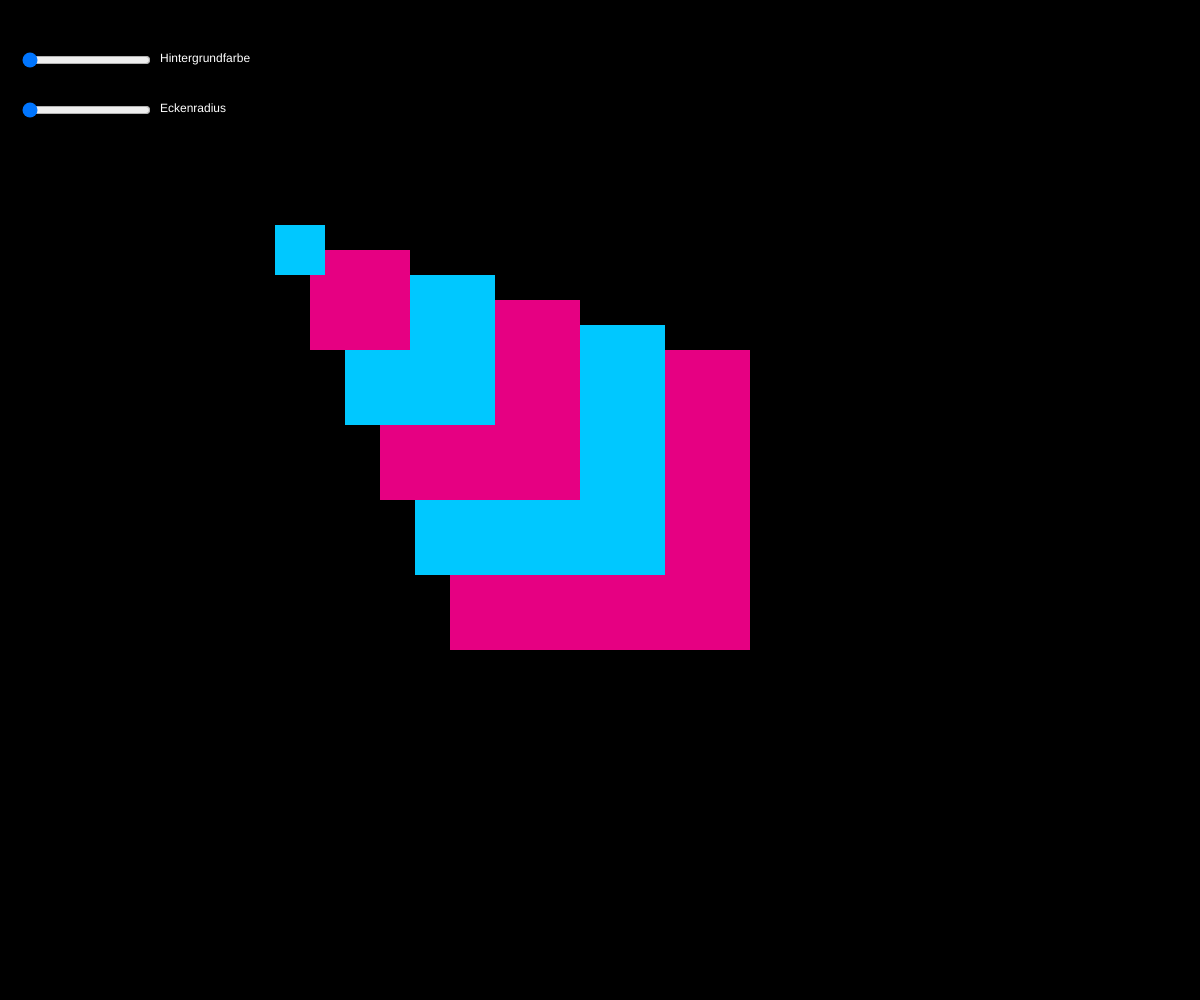
Frame 1 (no input)
Frame 60 (no input): identical to frame 1, image omitted
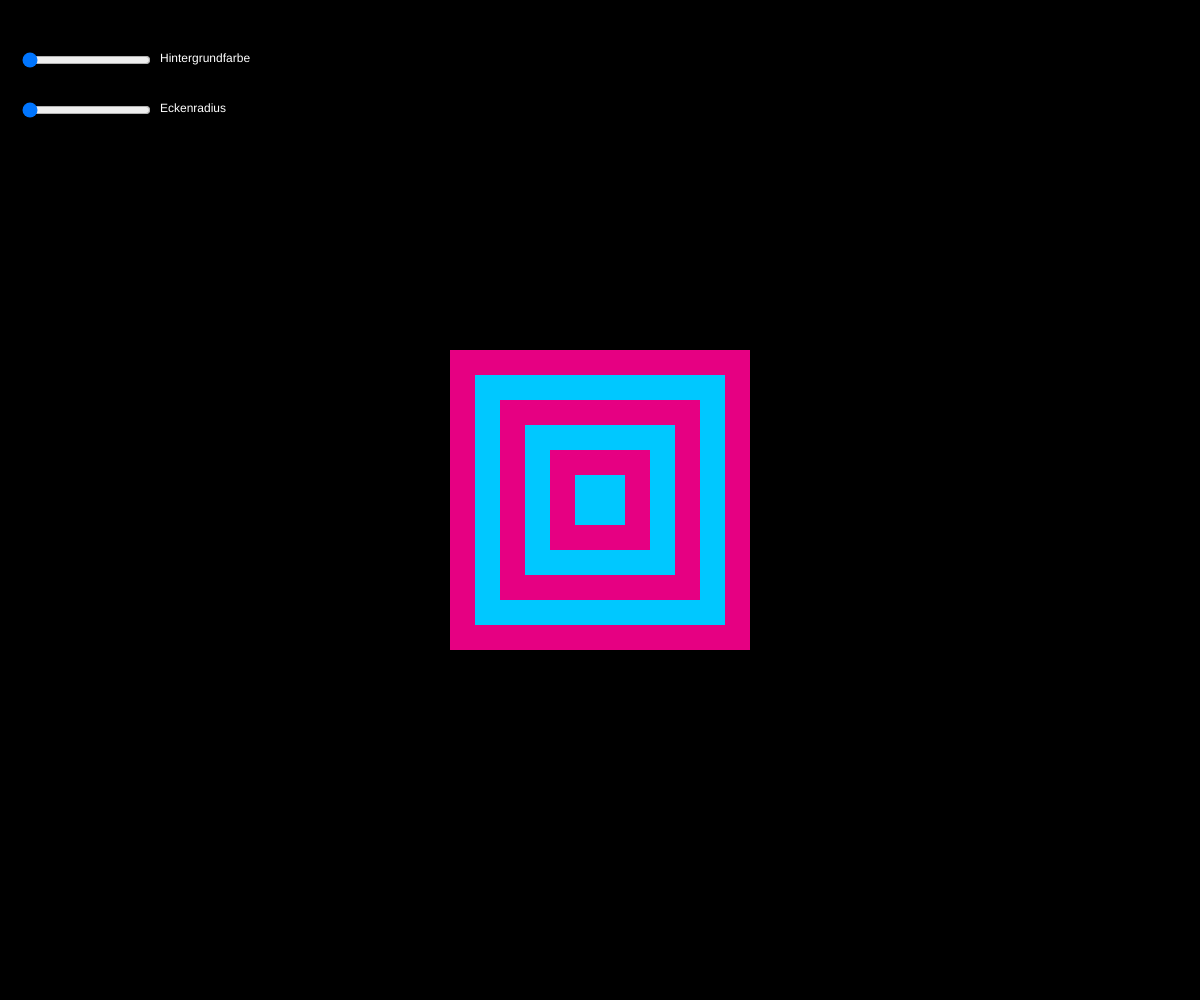
Frame 120 (the mouse pressed at the canvas centre since frame 60)

The p5.js sketch that drew these frames (run headless with seeded random() and noise() and a simulated clock; from frame 60 on, the mouse is pressed at the canvas centre):

// p5.js sketch
// ── sketch.js
//Slider für Hintergrundfarbe
let sliderFarbe;

//Slider für Eckenradius
let sliderEcken;


function setup() {
  createCanvas(windowWidth, windowHeight);
  rectMode(CENTER);
  noStroke();

  //Slider mit Bereich und Startwert
  sliderFarbe = createSlider(0, 100, 0);
  sliderFarbe.position(20, 50);

  sliderEcken = createSlider(0, 15, 0);
  sliderEcken.position(20, 100);

}

function draw() {

  //Aktuelle Werte der Slider lesen
  let farbe = sliderFarbe.value();
  let radius = sliderEcken.value();

  //Hintergrundfarbe von Schwarz zu Weiss mappen
  let grau = map(farbe, 0, 100, 0, 255);
  background(grau);

  //Abstand der Maus zur Mitte
  let abstandX = (mouseX - width / 2) / 10;
  let abstandY = (mouseY - height / 2) / 10;

  //Farben der Formen definieren
  let blau = color(0, 200, 255);
  let pink = color(230, 0, 130);


  //Formen in wechselnder Farbe gelistet

    for(let i = 0; i < 6; i++){
     if(i%2 ==0){
      fill(pink)
     }else{
      fill(blau);
     }
      rect(width / 2 + abstandX * i, height / 2 + abstandY * i, 300 - i*50, 300 - i*50, radius)

     /* fill(pink);
      rect(width / 2 + abstandX * i, height / 2 + abstandY * i, 300 - i*50, 300 - i*50, radius)
*/
    }

/*  fill(blau);
  rect(width / 2, height / 2, 300, 300, radius);

  fill(pink);
  rect(width / 2 + abstandX * 1, height / 2 + abstandY * 1, 250, 250, radius);

  fill(blau);
  rect(width / 2 + abstandX * 2, height / 2 + abstandY * 2, 200, 200, radius);

  fill(pink);
  rect(width / 2 + abstandX * 3, height / 2 + abstandY * 3, 150, 150, radius);

  fill(blau);
  rect(width / 2 + abstandX * 4, height / 2 + abstandY * 4, 100, 100, radius);

  fill(pink);
  rect(width / 2 + abstandX * 5, height / 2 + abstandY * 5, 50, 50, radius);

  */

  //Beschriftungen der Slider
  if (grau < 128) {
    fill(255); // heller Text auf dunklem Hintergrund
  } else {
    fill(0);   // dunkler Text auf hellem Hintergrund
  }

  textSize(12);
  text('Hintergrundfarbe', 160, 62);
  text('Eckenradius', 160, 112);


}
//Canvas an die Fenstergrösse anpassen
function windowResized() {
  resizeCanvas(windowWidth, windowHeight);
}
